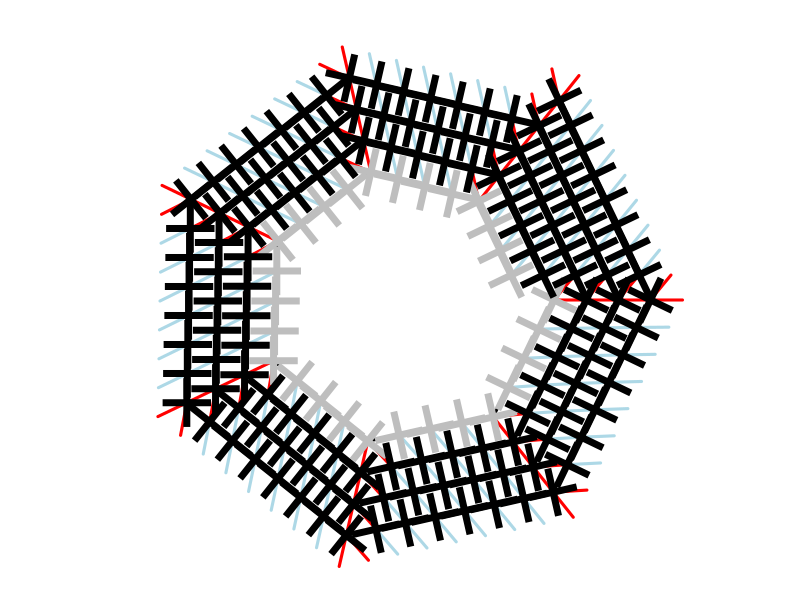

Source code (R):
png("sc_cont_hept.png",1000,1000)

par(pty="s",mar=c(0,0,0,0))
plot(0,0,type="n",axes=F,ann=F,xlim=c(-5.5,5.5),ylim=c(-5.5,5.5))
rmult = 2/pi
radd = 0.5
xxold = 0
yyold = 0
isleft = F
lmult = 1-2*isleft

lwd = 3

rowbeg = 3
rowend = 7

for(i in (7*rowbeg):(7*rowend)){
  ang1 = i/7*2*pi*lmult
  r1 = i/7*rmult+radd
  x1 = r1*cos(ang1)
  y1 = r1*sin(ang1)
  ang2 = (i+1)/7*2*pi*lmult
  r2 = (i+1)/7*rmult+radd
  x2 = r2*cos(ang2)
  y2 = r2*sin(ang2)
  numdots = max(i%/%7,0)+1
  dotseq = seq(1/numdots,1,length.out=numdots)
  for(j in 1:numdots){
    dotrat = dotseq[j]
    xx = (1-dotrat)*x1+dotrat*x2
    yy = (1-dotrat)*y1+dotrat*y2
    if(!(xxold==0 && yyold==0)){
      lines(c(xxold,xx),c(yyold,yy),col="black",lwd=lwd)
    }
    if(i<6){
      lines(c(0,xx),c(0,yy),col="lightgreen",lwd=lwd)
    }
    xxold = xx
    yyold = yy
    #text(xx,yy,"+",srt=mean(c(ang1,ang2))/pi*180,cex=2)
    if(j==numdots){
      k = i+7
      ang31 = k/7*2*pi*lmult
      r31 = k/7*rmult+radd
      x31 = r31*cos(ang31)
      y31 = r31*sin(ang31)
      ang32 = (k+1)/7*2*pi*lmult
      r32 = (k+1)/7*rmult+radd
      x32 = r32*cos(ang32)
      y32 = r32*sin(ang32)
      numdots33 = max(k%/%7,0)+1
      dotseq33 = seq(1/numdots33,1,length.out=numdots33)
      dotrat33 = dotseq33[numdots33]
      xx33 = (1-dotrat33)*x31+dotrat33*x32
      yy33 = (1-dotrat33)*y31+dotrat33*y32
      lines(c(xx,xx33),c(yy,yy33),col="red",lwd=lwd)
      k = i+8
      ang31 = k/7*2*pi*lmult
      r31 = k/7*rmult+radd
      x31 = r31*cos(ang31)
      y31 = r31*sin(ang31)
      ang32 = (k+1)/7*2*pi*lmult
      r32 = (k+1)/7*rmult+radd
      x32 = r32*cos(ang32)
      y32 = r32*sin(ang32)
      numdots33 = max(k%/%7,0)+1
      dotseq33 = seq(1/numdots33,1,length.out=numdots33)
      dotrat33 = dotseq33[1]
      xx33 = (1-dotrat33)*x31+dotrat33*x32
      yy33 = (1-dotrat33)*y31+dotrat33*y32
      lines(c(xx,xx33),c(yy,yy33),col="red",lwd=lwd)
    } else {
      k = i+7
      ang31 = k/7*2*pi*lmult
      r31 = k/7*rmult+radd
      x31 = r31*cos(ang31)
      y31 = r31*sin(ang31)
      ang32 = (k+1)/7*2*pi*lmult
      r32 = (k+1)/7*rmult+radd
      x32 = r32*cos(ang32)
      y32 = r32*sin(ang32)
      numdots33 = max(k%/%7,0)+1
      dotseq33 = seq(1/numdots33,1,length.out=numdots33)
      dotrat33 = dotseq33[j+1]
      xx33 = (1-dotrat33)*x31+dotrat33*x32
      yy33 = (1-dotrat33)*y31+dotrat33*y32
      lines(c(xx,xx33),c(yy,yy33),col="lightblue",lwd=lwd)
    }
  }
}

for(i in (7*rowbeg):(7*rowend)){
  ang1 = i/7*2*pi*lmult
  r1 = i/7*rmult+radd
  x1 = r1*cos(ang1)
  y1 = r1*sin(ang1)
  ang2 = (i+1)/7*2*pi*lmult
  r2 = (i+1)/7*rmult+radd
  x2 = r2*cos(ang2)
  y2 = r2*sin(ang2)
  numdots = max(i%/%7,0)+1
  dotseq = seq(1/numdots,1,length.out=numdots)
  for(j in 1:numdots){
    dotrat = dotseq[j]
    xx = (1-dotrat)*x1+dotrat*x2
    yy = (1-dotrat)*y1+dotrat*y2
    if(i < 7*(rowbeg+1)){
      dacol = "grey"
    } else {
      dacol = "black"
    }
    text(xx,yy,"+",srt=mean(c(ang1,ang2))/pi*180,cex=6,col=dacol)
  }
}

dev.off()
